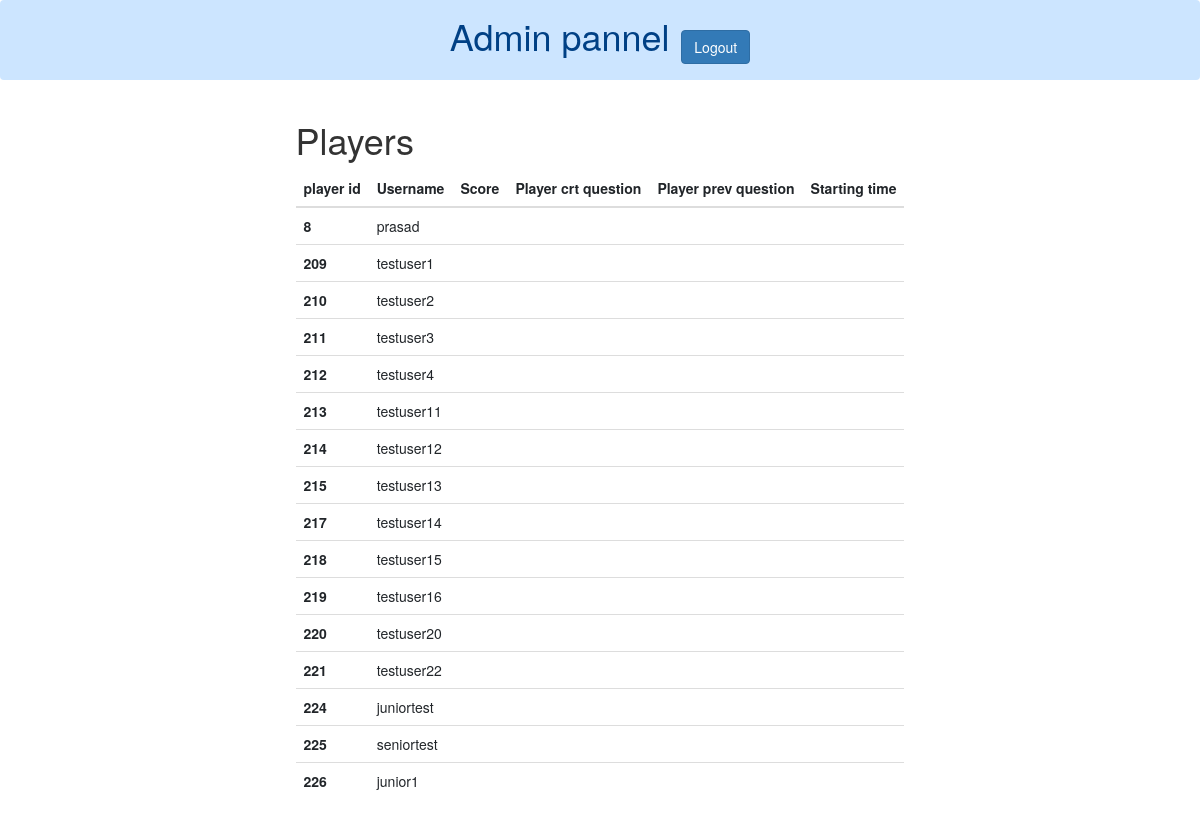
The page /settingwale/ (signed in) on the database as committed earlier.
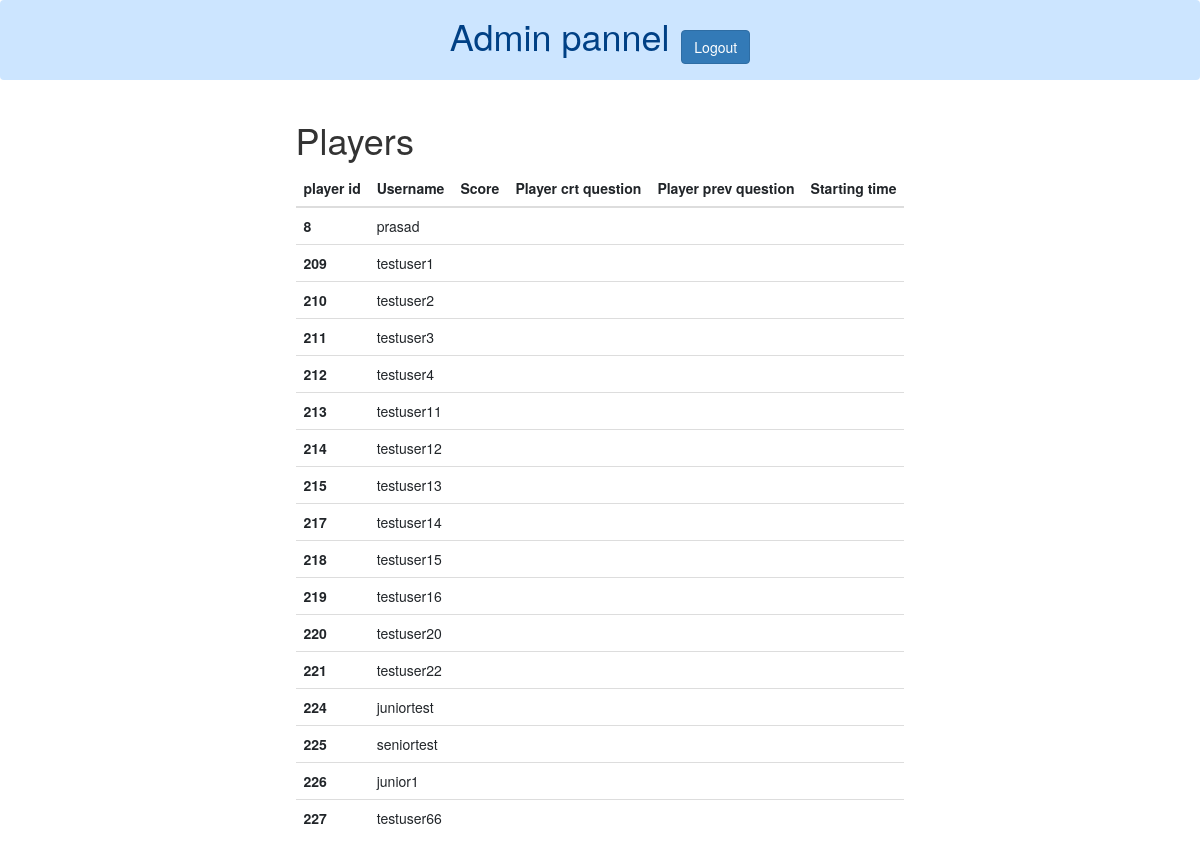
The same page on the database as committed later.
### app_1/models.py (models this page shows, shortened)
class Player(models.Model):
    user=models.OneToOneField(User, on_delete=models.CASCADE)
    playerScore = models.IntegerField(blank=True,default=0)
    questionList=models.TextField(null=True,blank=True)
    questionNumber = models.IntegerField(default=random.randint(1,10),null=True,blank=True)  #random question number of player
    questionIndex = models.IntegerField(default=1)                                   #number visible to user sequentialy
    isStarted=models.BooleanField(default=False)              #to check user started quizz or not
    isEnded=models.BooleanField(default=False)              #to check user started quizz or not
    rank = models.IntegerField(blank=True,null=True)
    previousQuestion = models.IntegerField(blank=True,default=0)
    startTime = models.DateTimeField(null=True,blank=True)  #actual starting time
    EndTime = models.DateTimeField(null=True,blank=True)  #game current time
    lifelineArray = models.TextField(blank=True,null=True,default="[]")
    lifelineActivationFlag = models.BooleanField(default=False)
    marksAdd=models.IntegerField(null=True,blank=True,default=4)  #marks add
    marksSubstract=models.IntegerField(null=True,blank=True,default=-2) #marks sub
    chatBotResponse = models.TextField(blank = True) # store chatBot ques. and ans 3rd lifelinr
    isTeamChoices = [
        (True,"True"),
        (False,"False")
    ]
    isTeam = models.BooleanField(choices=isTeamChoices,default=True)
    isJuniorChoices = [
        (True,"True"),
        (False,"False")
    ]
    isJunior = models.BooleanField(choices=isJuniorChoices,default=True)

### app_1/views.py (the view)
# urls.py: path('settingwale/', views.settingwale, name='settingwale'),
@login_required(login_url='login')
def settingwale(request):
    context={}
    players = Player.objects.all()
    context["players"]=players
    return render(request,"app_1/settingwale.html",context)

### app_1/templates/app_1/settingwale.html (shortened to what this page needs)
<!DOCTYPE html>
<html lang="en">
<head>
    <link rel="stylesheet" href="https://cdn.jsdelivr.net/npm/bootstrap@4.4.1/dist/css/bootstrap.min.css">
    <link rel="stylesheet" href="https://maxcdn.bootstrapcdn.com/bootstrap/3.4.1/css/bootstrap.min.css">
</head>
<body>
    <div class="alert alert-primary  text-center " role="alert">
        <h1 class="d-inline">Admin pannel</h1> &nbsp; <a href="/signout"><button class="btn btn-primary">Logout</button></a>
      </div>
    <div class="d-flex justify-content-around">
        <div>
            <h1>Players</h1>
            <table class="table table-hover">
                <thead>
                <tr>
                    <th scope="col">player id</th>
                    <th scope="col">Username</th>
                    <th scope="col">Score</th>
                    <th scope="col">Player crt question</th>
                    <th scope="col">Player prev question</th>
                    <th scope="col">Starting time</th>
                </tr>
                </thead>
                <tbody>
                    {% for player in players %}
                <tr>
                    <th scope="row">{{player.id}}</th>
                    <td>{{player.user}}</td>
                    <td>{{player.p_current_score}}</td>
                    <td>{{player.p_current_question}}</td>
                    <td>{{player.p_previous_question}}</td>
                    <td>{{player.p_starting_time}}</td>
                </tr>
                {% endfor %}
                </tbody>
            </table>
        </div>
    </div>
</body>
</html>

Rows that differ between the two databases and show on the page:
added Player: id "227", user "testuser66"
